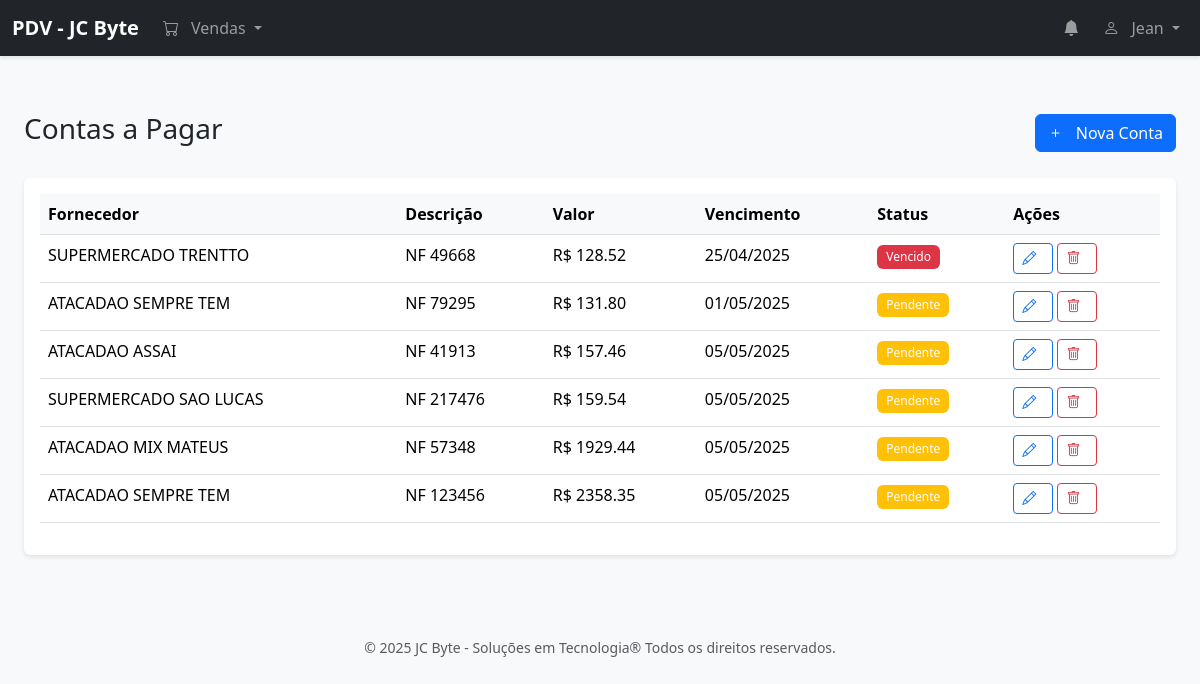
/contas-a-pagar (signed in), run on the app's committed database.
### models.py (models this page shows, shortened)
class User(UserMixin, db.Model):
    __tablename__ = 'users'
    id = db.Column(db.Integer, primary_key=True)
    name = db.Column(db.String(100), nullable=False)
    username = db.Column(db.String(80), unique=True, nullable=False)
    email = db.Column(db.String(120))
    password = db.Column(db.String(200), nullable=False)
    role = db.Column(db.String(20), nullable=False)  # admin, manager, seller
    status = db.Column(db.String(20), nullable=False)  # active, inactive
    created_at = db.Column(db.DateTime, default=datetime.utcnow)
    cash_registers = db.relationship('CashRegister', back_populates='user', lazy=True)

class Payable(db.Model):
    __tablename__ = 'payables'
    id = db.Column(db.Integer, primary_key=True)
    supplier_id = db.Column(db.Integer, db.ForeignKey('suppliers.id'), nullable=False)
    invoice_id = db.Column(db.Integer, db.ForeignKey('invoices.id'), nullable=True)
    amount = db.Column(db.Numeric(10, 2), nullable=False, default=0)
    paid_amount = db.Column(db.Numeric(10, 2), default=0)
    remaining_amount = db.Column(db.Numeric(10, 2))
    due_date = db.Column(db.Date, nullable=False)
    status = db.Column(db.String(20))
    description = db.Column(db.String(200))
    created_at = db.Column(db.DateTime, default=datetime.utcnow)
    supplier = db.relationship('Supplier', back_populates='payables')
    invoice = db.relationship('Invoice', back_populates='payable')
    payments = db.relationship('PayablePayment', back_populates='payable', lazy=True)
    def update_status(self):
        today = date.today()
        if self.remaining_amount is None:
            self.remaining_amount = self.amount - (self.paid_amount or Decimal('0'))
        if self.remaining_amount <= 0:
            self.status = 'paid'
        elif (self.paid_amount or Decimal('0')) > 0:
            self.status = 'partial'
        elif self.due_date and self.due_date < today:
            self.status = 'overdue'
        else:
            self.status = 'pending'

class Supplier(db.Model):
    __tablename__ = 'suppliers'
    id = db.Column(db.Integer, primary_key=True)
    name = db.Column(db.String(100), nullable=False)
    cnpj = db.Column(db.String(14), unique=True)
    email = db.Column(db.String(120))
    phone = db.Column(db.String(20))
    address = db.Column(db.String(200))
    city = db.Column(db.String(100))
    state = db.Column(db.String(2))
    zip_code = db.Column(db.String(8))
    contact_name = db.Column(db.String(100))
    payment_terms = db.Column(db.String(200))
    created_at = db.Column(db.DateTime, default=datetime.utcnow)
    products = db.relationship('Product', back_populates='supplier', lazy=True)
    payables = db.relationship('Payable', back_populates='supplier', lazy=True)
    invoices = db.relationship('Invoice', back_populates='supplier', lazy=True)

### routes/contas_a_pagar.py (the view)
@contas_a_pagar_bp.route('/contas-a-pagar')
@login_required
def list_payables():
    try:
        payables = Payable.query.order_by(Payable.due_date.asc()).all()
        for payable in payables:
            payable.update_status()
        db.session.commit()
        return render_template('contas_a_pagar/list.html', payables=payables)
    except Exception as e:
        return jsonify({
            'success': False,
            'error': str(e)
        }), 500

### app.py (called while the page is built)
@login_manager.user_loader
def load_user(user_id):
    return db.session.get(User, int(user_id))

@app.before_request
def before_request():
    if not request.path.startswith('/static/'):  # Ignora arquivos estáticos
        check_notifications()

### notifications_manager.py (called while the page is built, shortened)
def create_notification(type, message, reference_id=None):
    existing = Notification.query.filter_by(
        type=type,
        reference_id=reference_id,
        read=False
    ).first()

### templates/contas_a_pagar/list.html (shortened to what this page needs)
{% extends "base.html" %}
{% block content %}
<div class="container-fluid py-4">
    <div class="d-flex justify-content-between align-items-center mb-4">
        <h1 class="h3">Contas a Pagar</h1>
        <button type="button" class="btn btn-primary" data-bs-toggle="modal" data-bs-target="#modalPayable">
            <i class="bi bi-plus"></i> Nova Conta
        </button>
    </div>
    <div class="card">
        <div class="card-body">
            <div class="table-responsive">
                <table class="table table-hover">
                    <thead>
                        <tr>
                            <th>Fornecedor</th>
                            <th>Descrição</th>
                            <th>Valor</th>
                            <th>Vencimento</th>
                            <th>Status</th>
                            <th>Ações</th>
                        </tr>
                    </thead>
                    <tbody>
                        {% for payable in payables %}
                        <tr>
                            <td>{{ payable.supplier.name }}</td>
                            <td>{{ payable.description }}</td>
                            <td>R$ {{ "%.2f"|format(payable.amount) }}</td>
                            <td>{{ payable.due_date.strftime('%d/%m/%Y') }}</td>
                            <td>
                                {% if payable.status == 'pending' %}
                                <span class="badge bg-warning">Pendente</span>
                                {% elif payable.status == 'paid' %}
                                <span class="badge bg-success">Pago</span>
                                {% elif payable.status == 'overdue' %}
                                <span class="badge bg-danger">Vencido</span>
                                {% elif payable.status == 'partial' %}
                                <span class="badge bg-info">Parcial</span>
                                {% endif %}
                            </td>
                            <td>
                                <button type="button" class="btn btn-sm btn-outline-primary" onclick="editPayable({{ payable.id }})">
                                    <i class="bi bi-pencil"></i>
                                </button>
                                <button type="button" class="btn btn-sm btn-outline-danger" onclick="deletePayable({{ payable.id }})">
                                    <i class="bi bi-trash"></i>
                                </button>
                            </td>
                        </tr>
                        {% endfor %}
                    </tbody>
                </table>
            </div>
        </div>
    </div>
</div>
{% endblock %}

### templates/base.html (shortened to what this page needs)
<!DOCTYPE html>
<html lang="pt-BR">
<head>
    <link href="https://cdn.jsdelivr.net/npm/bootstrap@5.3.2/dist/css/bootstrap.min.css" rel="stylesheet">
    <link href="https://cdn.jsdelivr.net/npm/bootstrap-icons@1.11.3/font/bootstrap-icons.min.css" rel="stylesheet">
    <link rel="stylesheet" href="https://cdnjs.cloudflare.com/ajax/libs/toastr.js/latest/toastr.min.css">
    <link href="{{ url_for('static', filename='css/style.css') }}" rel="stylesheet">
    <link rel="stylesheet" href="{{ url_for('static', filename='css/notifications.css') }}">
    <link rel="stylesheet" href="https://cdnjs.cloudflare.com/ajax/libs/font-awesome/6.2.1/css/all.min.css">
</head>
<body>
    <nav class="navbar navbar-expand-lg navbar-dark bg-dark">
        <div class="container-fluid">
            <a class="navbar-brand" href="{{ url_for('index') }}">PDV - JC Byte</a>
            <div class="collapse navbar-collapse" id="navbarNav">
                <ul class="navbar-nav me-auto">
                    <li class="nav-item dropdown">
                        <a class="nav-link dropdown-toggle" href="#" id="salesDropdown" role="button" data-bs-toggle="dropdown">
                            <i class="bi bi-cart"></i>
                            <span>Vendas</span>
                        </a>
                    </li>
                </ul>
                <ul class="navbar-nav">
                    <li class="nav-item dropdown">
                        <a class="nav-link position-relative" href="#" role="button" data-bs-toggle="dropdown" aria-expanded="false">
                            <i class="bi bi-bell-fill"></i>
                        </a>
                    </li>
                    <li class="nav-item dropdown">
                        <a class="nav-link dropdown-toggle" href="#" data-bs-toggle="dropdown">
                            <i class="bi bi-person"></i> {{ current_user.username }}
                        </a>
                    </li>
                </ul>
            </div>
        </div>
    </nav>
    <main class="container-fluid">
        {% block content %}{% endblock %}
    </main>
    <div class="footer mt-4 py-3">
        <div class="container text-center">
            <small class="text-muted">
                &copy; 2025 JC Byte - Soluções em Tecnologia®  Todos os direitos reservados.
            </small>
        </div>
    </div>
</body>
</html>

### static/css/style.css (style rules this page uses)
body { background-color: #f8f9fa; }
.navbar { margin-bottom: 2rem; box-shadow: 0 2px 4px rgba(0,0,0,.1); }
.navbar-brand { font-weight: bold; }
.card { box-shadow: 0 2px 4px rgba(0,0,0,.1); border: none; margin-bottom: 1rem; }
.table th { border-top: none; background-color: #f8f9fa; }
.btn { font-weight: 500; }
.btn-primary { background-color: #0d6efd; border-color: #0d6efd; }
.badge { font-weight: 500; padding: 0.5em 0.75em; }
.bi { margin-right: 0.5rem; }

### data on the page
User: username "Jean"
Payable: supplier.name "SUPERMERCADO TRENTTO", description "NF 49668", amount "128.52", due_date "25/04/2025", status "Vencido"
Payable: supplier.name "ATACADAO SEMPRE TEM", description "NF 79295", amount "131.80", due_date "01/05/2025", status "Pendente"
Payable: supplier.name "ATACADAO ASSAI", description "NF 41913", amount "157.46", due_date "05/05/2025", status "Pendente"
Payable: supplier.name "SUPERMERCADO SAO LUCAS", description "NF 217476", amount "159.54", due_date "05/05/2025", status "Pendente"
Payable: supplier.name "ATACADAO MIX MATEUS", description "NF 57348", amount "1929.44", due_date "05/05/2025", status "Pendente"
Payable: supplier.name "ATACADAO SEMPRE TEM", description "NF 123456", amount "2358.35", due_date "05/05/2025", status "Pendente"
